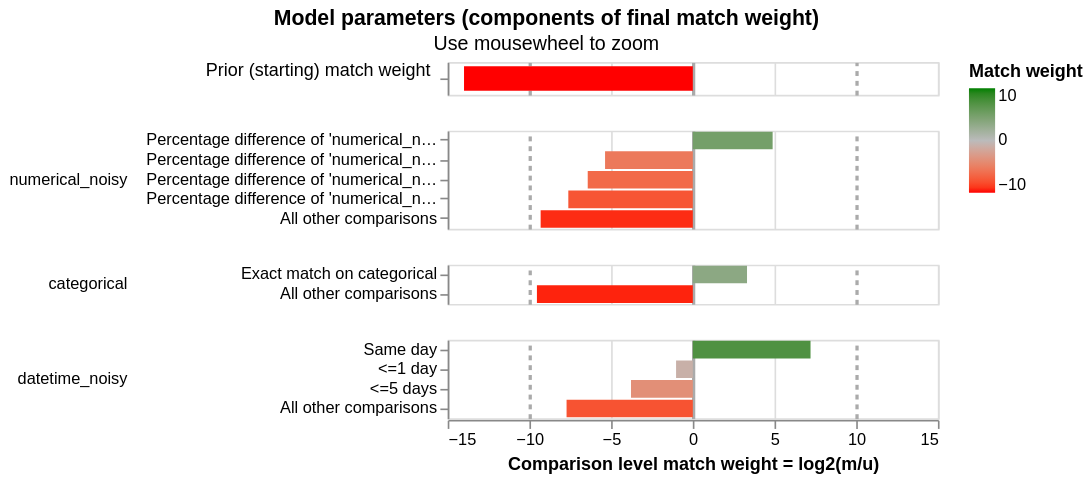

Write notebook code for a chart like this one.
### Markdown cell above
## We notice that when we have less discriminatory fields, our results are less spectacular - let's evaluate what might be happening.

### Code cell
linker.visualisations.match_weights_chart()

### Figure 1 — Vega-Lite specification as saved in the notebook (floating-point values rounded to 4 significant figures)
{"config": {"view": {"continuousWidth": 300, "continuousHeight": 300, "discreteHeight": 60, "discreteWidth": 400}, "header": {"title": null}, "mark": {"tooltip": null}, "title": {"anchor": "middle"}}, "vconcat": [{"mark": {"type": "bar", "clip": true, "height": 15}, "encoding": {"color": {"field": "log2_bayes_factor", "scale": {"domain": [-10, 0, 10], "interpolate": "lab", "range": ["red", "#bbbbbb", "green"]}, "title": "Match weight", "type": "quantitative"}, "tooltip": [{"field": "comparison_name", "title": "Comparison name", "type": "nominal"}, {"field": "probability_two_random_records_match", "format": ".4f", "title": "Probability two random records match", "type": "nominal"}, {"field": "log2_bayes_factor", "format": ",.4f", "title": "Equivalent match weight", "type": "quantitative"}, {"field": "bayes_factor_description", "title": "Match weight description", "type": "nominal"}], "x": {"axis": {"domain": false, "gridColor": {"condition": {"test": "abs(datum.value / 10)  <= 1 & datum.value % 10 === 0", "value": "#aaa"}, "value": "#ddd"}, "gridDash": {"condition": {"test": "abs(datum.value / 10) == 1", "value": [3]}, "value": null}, "gridWidth": {"condition": {"test": "abs(datum.value / 10)  <= 1 & datum.value % 10 === 0", "value": 2}, "value": 1}, "labels": false, "ticks": false, "title": ""}, "field": "log2_bayes_factor", "scale": {"domain": [-15, 15]}, "type": "quantitative"}, "y": {"axis": {"title": "Prior (starting) match weight", "titleAlign": "right", "titleAngle": 0, "titleFontWeight": "normal"}, "field": "label_for_charts", "sort": {"field": "comparison_vector_value", "order": "descending"}, "type": "nominal"}}, "height": 20, "transform": [{"filter": "(datum.comparison_name == 'probability_two_random_records_match')"}]}, {"mark": {"type": "bar", "clip": true}, "encoding": {"color": {"field": "log2_bayes_factor", "scale": {"domain": [-10, 0, 10], "interpolate": "lab", "range": ["red", "#bbbbbb", "green"]}, "title": "Match weight", "type": "quantitative"}, "row": {"field": "comparison_name", "header": {"labelAlign": "left", "labelAnchor": "middle", "labelAngle": 0}, "sort": {"field": "comparison_sort_order"}, "type": "nominal"}, "tooltip": [{"field": "comparison_name", "title": "Comparison name", "type": "nominal"}, {"field": "label_for_charts", "title": "Label", "type": "ordinal"}, {"field": "sql_condition", "title": "SQL condition", "type": "nominal"}, {"field": "m_probability", "format": ".10~g", "title": "M probability", "type": "quantitative"}, {"field": "u_probability", "format": ".10~g", "title": "U probability", "type": "quantitative"}, {"field": "bayes_factor", "format": ",.6f", "title": "Bayes factor = m/u", "type": "quantitative"}, {"field": "log2_bayes_factor", "format": ".4~g", "title": "Match weight = log2(m/u)", "type": "quantitative"}, {"field": "bayes_factor_description", "title": "Match weight description", "type": "nominal"}, {"field": "m_probability_description", "title": "m probability description", "type": "nominal"}, {"field": "u_probability_description", "title": "u probability description", "type": "nominal"}], "x": {"axis": {"gridColor": {"condition": {"test": "abs(datum.value / 10)  <= 1 & datum.value % 10 === 0", "value": "#aaa"}, "value": "#ddd"}, "gridDash": {"condition": {"test": "abs(datum.value / 10) == 1", "value": [3]}, "value": null}, "gridWidth": {"condition": {"test": "abs(datum.value / 10)  <= 1 & datum.value % 10 === 0", "value": 2}, "value": 1}, "title": "Comparison level match weight = log2(m/u)"}, "field": "log2_bayes_factor", "scale": {"domain": [-15, 15]}, "type": "quantitative"}, "y": {"axis": {"title": null}, "field": "label_for_charts", "sort": {"field": "comparison_vector_value", "order": "descending"}, "type": "nominal"}}, "height": {"step": 12}, "resolve": {"axis": {"y": "independent"}, "scale": {"y": "independent"}}, "transform": [{"filter": "(datum.comparison_name != 'probability_two_random_records_match')"}]}], "data": {"name": "data-0bf490cced1a145853c96dc79a38c5d0"}, "params": [{"name": "mouse_zoom", "select": {"type": "interval", "encodings": ["x"]}, "bind": "scales", "views": []}], "resolve": {"axis": {"y": "independent"}, "scale": {"y": "independent"}}, "title": {"text": "Model parameters (components of final match weight)", "subtitle": "Use mousewheel to zoom"}, "$schema": "https://vega.github.io/schema/vega-lite/v5.9.3.json", "datasets": {"data-0bf490cced1a145853c96dc79a38c5d0": [{"comparison_name": "probability_two_random_records_match", "sql_condition": null, "label_for_charts": "", "m_probability": null, "u_probability": null, "m_probability_description": null, "u_probability_description": null, "has_tf_adjustments": false, "tf_adjustment_column": null, "tf_adjustment_weight": null, "is_null_level": false, "bayes_factor": 6.096e-05, "log2_bayes_factor": -14.0, "comparison_vector_value": 0, "max_comparison_vector_value": 0, "bayes_factor_description": "The probability that two random records drawn at random match is 0.000 or one in  16,405.1 records.This is equivalent to a starting match weight of -14.002.", "probability_two_random_records_match": 6.096e-05, "comparison_sort_order": -1}, {"comparison_name": "numerical_noisy", "sql_condition": "(ABS(\"numerical_noisy_l\" - \"numerical_noisy_r\") / (CASE WHEN \"numerical_noisy_r\" > \"numerical_noisy_l\" THEN \"numerical_noisy_r\" ELSE \"numerical_noisy_l\" END)) < 0.05", "label_for_charts": "Percentage difference of 'numerical_noisy' within 5.00%", "m_probability": 0.9957, "u_probability": 0.0337, "m_probability_description": "Amongst matching record comparisons, 99.57% of records (i.e. one in 1.004) are in the percentage difference of 'numerical_noisy' within 5.00% comparison level", "u_probability_description": "Amongst non-matching record comparisons, 3.37% of records (i.e. one in 29.67) are in the percentage difference of 'numerical_noisy' within 5.00% comparison level", "has_tf_adjustments": false, "tf_adjustment_column": null, "tf_adjustment_weight": 1.0, "is_null_level": false, "bayes_factor": 29.54, "log2_bayes_factor": 4.885, "comparison_vector_value": 4, "max_comparison_vector_value": 4, "bayes_factor_description": "If comparison level is `percentage difference of 'numerical_noisy' within 5.00%` then comparison is 29.54 times more likely to be a match", "probability_two_random_records_match": 6.096e-05, "comparison_sort_order": 0}, {"comparison_name": "numerical_noisy", "sql_condition": "(ABS(\"numerical_noisy_l\" - \"numerical_noisy_r\") / (CASE WHEN \"numerical_noisy_r\" > \"numerical_noisy_l\" THEN \"numerical_noisy_r\" ELSE \"numerical_noisy_l\" END)) < 0.1", "label_for_charts": "Percentage difference of 'numerical_noisy' within 10.00%", "m_probability": 0.0008519, "u_probability": 0.03524, "m_probability_description": "Amongst matching record comparisons, 0.08519% of records (i.e. one in 1,174) are in the percentage difference of 'numerical_noisy' within 10.00% comparison level", "u_probability_description": "Amongst non-matching record comparisons, 3.524% of records (i.e. one in 28.37) are in the percentage difference of 'numerical_noisy' within 10.00% comparison level", "has_tf_adjustments": false, "tf_adjustment_column": null, "tf_adjustment_weight": 1.0, "is_null_level": false, "bayes_factor": 0.02417, "log2_bayes_factor": -5.371, "comparison_vector_value": 3, "max_comparison_vector_value": 4, "bayes_factor_description": "If comparison level is `percentage difference of 'numerical_noisy' within 10.00%` then comparison is 41.37 times less likely to be a match", "probability_two_random_records_match": 6.096e-05, "comparison_sort_order": 0}, {"comparison_name": "numerical_noisy", "sql_condition": "(ABS(\"numerical_noisy_l\" - \"numerical_noisy_r\") / (CASE WHEN \"numerical_noisy_r\" > \"numerical_noisy_l\" THEN \"numerical_noisy_r\" ELSE \"numerical_noisy_l\" END)) < 0.25", "label_for_charts": "Percentage difference of 'numerical_noisy' within 25.00%", "m_probability": 0.001324, "u_probability": 0.1143, "m_probability_description": "Amongst matching record comparisons, 0.1324% of records (i.e. one in 755) are in the percentage difference of 'numerical_noisy' within 25.00% comparison level", "u_probability_description": "Amongst non-matching record comparisons, 11.43% of records (i.e. one in 8.751) are in the percentage difference of 'numerical_noisy' within 25.00% comparison level", "has_tf_adjustments": false, "tf_adjustment_column": null, "tf_adjustment_weight": 1.0, "is_null_level": false, "bayes_factor": 0.01159, "log2_bayes_factor": -6.431, "comparison_vector_value": 2, "max_comparison_vector_value": 4, "bayes_factor_description": "If comparison level is `percentage difference of 'numerical_noisy' within 25.00%` then comparison is 86.31 times less likely to be a match", "probability_two_random_records_match": 6.096e-05, "comparison_sort_order": 0}, {"comparison_name": "numerical_noisy", "sql_condition": "(ABS(\"numerical_noisy_l\" - \"numerical_noisy_r\") / (CASE WHEN \"numerical_noisy_r\" > \"numerical_noisy_l\" THEN \"numerical_noisy_r\" ELSE \"numerical_noisy_l\" END)) < 0.5", "label_for_charts": "Percentage difference of 'numerical_noisy' within 50.00%", "m_probability": 0.001156, "u_probability": 0.2272, "m_probability_description": "Amongst matching record comparisons, 0.1156% of records (i.e. one in 865) are in the percentage difference of 'numerical_noisy' within 50.00% comparison level", "u_probability_description": "Amongst non-matching record comparisons, 22.72% of records (i.e. one in 4.401) are in the percentage difference of 'numerical_noisy' within 50.00% comparison level", "has_tf_adjustments": false, "tf_adjustment_column": null, "tf_adjustment_weight": 1.0, "is_null_level": false, "bayes_factor": 0.005086, "log2_bayes_factor": -7.619, "comparison_vector_value": 1, "max_comparison_vector_value": 4, "bayes_factor_description": "If comparison level is `percentage difference of 'numerical_noisy' within 50.00%` then comparison is 197 times less likely to be a match", "probability_two_random_records_match": 6.096e-05, "comparison_sort_order": 0}, {"comparison_name": "numerical_noisy", "sql_condition": "ELSE", "label_for_charts": "All other comparisons", "m_probability": 0.000927, "u_probability": 0.5896, "m_probability_description": "Amongst matching record comparisons, 0.0927% of records (i.e. one in 1,079) are in the all other comparisons comparison level", "u_probability_description": "Amongst non-matching record comparisons, 58.96% of records (i.e. one in 1.696) are in the all other comparisons comparison level", "has_tf_adjustments": false, "tf_adjustment_column": null, "tf_adjustment_weight": 1.0, "is_null_level": false, "bayes_factor": 0.001572, "log2_bayes_factor": -9.313, "comparison_vector_value": 0, "max_comparison_vector_value": 4, "bayes_factor_description": "If comparison level is `all other comparisons` then comparison is 636 times less likely to be a match", "probability_two_random_records_match": 6.096e-05, "comparison_sort_order": 0}, {"comparison_name": "categorical", "sql_condition": "\"categorical_l\" = \"categorical_r\"", "label_for_charts": "Exact match on categorical", "m_probability": 0.9988, "u_probability": 0.1002, "m_probability_description": "Amongst matching record comparisons, 99.88% of records (i.e. one in 1.001) are in the exact match on categorical comparison level", "u_probability_description": "Amongst non-matching record comparisons, 10.02% of records (i.e. one in 9.978) are in the exact match on categorical comparison level", "has_tf_adjustments": false, "tf_adjustment_column": null, "tf_adjustment_weight": 1.0, "is_null_level": false, "bayes_factor": 9.966, "log2_bayes_factor": 3.317, "comparison_vector_value": 1, "max_comparison_vector_value": 1, "bayes_factor_description": "If comparison level is `exact match on categorical` then comparison is 9.966 times more likely to be a match", "probability_two_random_records_match": 6.096e-05, "comparison_sort_order": 1}, {"comparison_name": "categorical", "sql_condition": "ELSE", "label_for_charts": "All other comparisons", "m_probability": 0.001208, "u_probability": 0.8998, "m_probability_description": "Amongst matching record comparisons, 0.1208% of records (i.e. one in 827) are in the all other comparisons comparison level", "u_probability_description": "Amongst non-matching record comparisons, 89.98% of records (i.e. one in 1.111) are in the all other comparisons comparison level", "has_tf_adjustments": false, "tf_adjustment_column": null, "tf_adjustment_weight": 1.0, "is_null_level": false, "bayes_factor": 0.001343, "log2_bayes_factor": -9.54, "comparison_vector_value": 0, "max_comparison_vector_value": 1, "bayes_factor_description": "If comparison level is `all other comparisons` then comparison is 745 times less likely to be a match", "probability_two_random_records_match": 6.096e-05, "comparison_sort_order": 1}, {"comparison_name": "datetime_noisy", "sql_condition": "abs(datediff('day', CAST(datetime_noisy_l AS DATE), CAST(datetime_noisy_r AS DATE))) <= 0", "label_for_charts": "Same day", "m_probability": 0.9854, "u_probability": 0.006683, "m_probability_description": "Amongst matching record comparisons, 98.54% of records (i.e. one in 1.015) are in the same day comparison level", "u_probability_description": "Amongst non-matching record comparisons, 0.6683% of records (i.e. one in 150) are in the same day comparison level", "has_tf_adjustments": false, "tf_adjustment_column": null, "tf_adjustment_weight": 1.0, "is_null_level": false, "bayes_factor": 147.5, "log2_bayes_factor": 7.204, "comparison_vector_value": 3, "max_comparison_vector_value": 3, "bayes_factor_description": "If comparison level is `same day` then comparison is 147 times more likely to be a match", "probability_two_random_records_match": 6.096e-05, "comparison_sort_order": 2}, {"comparison_name": "datetime_noisy", "sql_condition": "abs(datediff('day', CAST(datetime_noisy_l AS DATE), CAST(datetime_noisy_r AS DATE))) <= 1", "label_for_charts": "<=1 day", "m_probability": 0.006447, "u_probability": 0.01312, "m_probability_description": "Amongst matching record comparisons, 0.6447% of records (i.e. one in 155) are in the <=1 day comparison level", "u_probability_description": "Amongst non-matching record comparisons, 1.312% of records (i.e. one in 76.25) are in the <=1 day comparison level", "has_tf_adjustments": false, "tf_adjustment_column": null, "tf_adjustment_weight": 1.0, "is_null_level": false, "bayes_factor": 0.4916, "log2_bayes_factor": -1.025, "comparison_vector_value": 2, "max_comparison_vector_value": 3, "bayes_factor_description": "If comparison level is `<=1 day` then comparison is 2.034 times less likely to be a match", "probability_two_random_records_match": 6.096e-05, "comparison_sort_order": 2}, {"comparison_name": "datetime_noisy", "sql_condition": "abs(datediff('day', CAST(datetime_noisy_l AS DATE), CAST(datetime_noisy_r AS DATE))) <= 5", "label_for_charts": "<=5 days", "m_probability": 0.003717, "u_probability": 0.05117, "m_probability_description": "Amongst matching record comparisons, 0.3717% of records (i.e. one in 269) are in the <=5 days comparison level", "u_probability_description": "Amongst non-matching record comparisons, 5.117% of records (i.e. one in 19.54) are in the <=5 days comparison level", "has_tf_adjustments": false, "tf_adjustment_column": null, "tf_adjustment_weight": 1.0, "is_null_level": false, "bayes_factor": 0.07264, "log2_bayes_factor": -3.783, "comparison_vector_value": 1, "max_comparison_vector_value": 3, "bayes_factor_description": "If comparison level is `<=5 days` then comparison is 13.77 times less likely to be a match", "probability_two_random_records_match": 6.096e-05, "comparison_sort_order": 2}, {"comparison_name": "datetime_noisy", "sql_condition": "ELSE", "label_for_charts": "All other comparisons", "m_probability": 0.004386, "u_probability": 0.929, "m_probability_description": "Amongst matching record comparisons, 0.4386% of records (i.e. one in 228) are in the all other comparisons comparison level", "u_probability_description": "Amongst non-matching record comparisons, 92.9% of records (i.e. one in 1.076) are in the all other comparisons comparison level", "has_tf_adjustments": false, "tf_adjustment_column": null, "tf_adjustment_weight": 1.0, "is_null_level": false, "bayes_factor": 0.004722, "log2_bayes_factor": -7.727, "comparison_vector_value": 0, "max_comparison_vector_value": 3, "bayes_factor_description": "If comparison level is `all other comparisons` then comparison is 212 times less likely to be a match", "probability_two_random_records_match": 6.096e-05, "comparison_sort_order": 2}]}}
